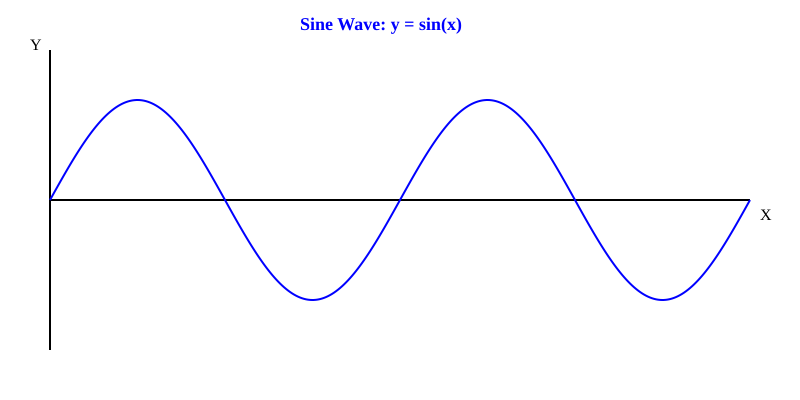

Write the Python code that produced this figure.
import math
import svgwrite

def create_sine_wave_svg(filename="sine_wave.svg", width=800, height=400):
    """生成正弦波的 SVG 图像"""
    
    dwg = svgwrite.Drawing(filename, profile='tiny', size=(f"{width}px", f"{height}px"))
    
    # 添加背景
    dwg.add(dwg.rect(insert=(0, 0), size=(width, height), fill='white'))
    
    # 坐标轴参数
    center_y = height / 2
    margin = 50
    axis_length = width - 2 * margin
    
    # 绘制 X 轴
    dwg.add(dwg.line(start=(margin, center_y), end=(width - margin, center_y), 
                     stroke='black', stroke_width=2))
    
    # 绘制 Y 轴
    dwg.add(dwg.line(start=(margin, center_y - 150), end=(margin, center_y + 150), 
                     stroke='black', stroke_width=2))
    
    # 生成正弦波路径
    amplitude = 100  # 振幅
    frequency = 2    # 频率（周期数）
    points = []
    
    for x in range(margin, width - margin + 1, 2):
        # 将 x 映射到 0 到 2π*frequency 范围
        t = (x - margin) / axis_length * 2 * math.pi * frequency
        y = center_y - amplitude * math.sin(t)
        points.append((x, y))
    
    # 创建路径字符串
    path_data = f"M {points[0][0]},{points[0][1]}"
    for x, y in points[1:]:
        path_data += f" L {x},{y}"
    
    # 添加正弦波路径
    dwg.add(dwg.path(d=path_data, stroke='blue', stroke_width=2, fill='none'))
    
    # 添加标签
    dwg.add(dwg.text("X", insert=(width - margin + 10, center_y + 20), 
                     font_size=16, fill='black'))
    dwg.add(dwg.text("Y", insert=(margin - 20, center_y - 150), 
                     font_size=16, fill='black'))
    dwg.add(dwg.text("Sine Wave: y = sin(x)", insert=(width/2 - 100, 30), 
                     font_size=18, fill='blue', font_weight='bold'))
    
    dwg.save()
    print(f"正弦波 SVG 已保存到 {filename}")

if __name__ == "__main__":
    create_sine_wave_svg()
